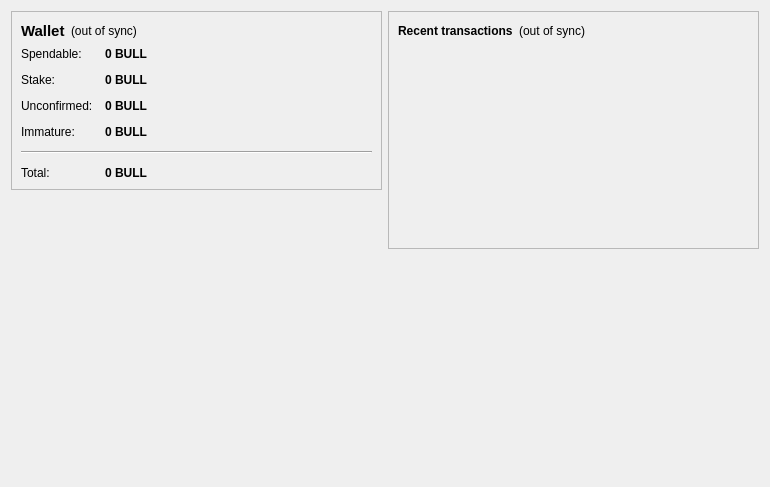
<?xml version="1.0" encoding="UTF-8"?>
<ui version="4.0">
 <class>OverviewPage</class>
 <widget class="QWidget" name="OverviewPage">
  <property name="geometry">
   <rect>
    <x>0</x>
    <y>0</y>
    <width>770</width>
    <height>487</height>
   </rect>
  </property>
  <property name="windowTitle">
   <string>Form</string>
  </property>
  <layout class="QHBoxLayout" name="horizontalLayout" stretch="1,1">
   <item>
    <layout class="QVBoxLayout" name="verticalLayout_2">
     <item>
      <widget class="QFrame" name="frame">
       <property name="frameShape">
        <enum>QFrame::StyledPanel</enum>
       </property>
       <property name="frameShadow">
        <enum>QFrame::Raised</enum>
       </property>
       <layout class="QVBoxLayout" name="verticalLayout_4">
        <item>
         <layout class="QHBoxLayout" name="horizontalLayout_4">
          <item>
           <widget class="QLabel" name="label_5">
            <property name="font">
             <font>
              <pointsize>11</pointsize>
              <weight>75</weight>
              <bold>true</bold>
             </font>
            </property>
            <property name="text">
             <string>Wallet</string>
            </property>
           </widget>
          </item>
          <item>
           <widget class="QLabel" name="labelWalletStatus">
            <property name="toolTip">
             <string>The displayed information may be out of date. Your wallet automatically synchronizes with the pitbull network after a connection is established, but this process has not completed yet.</string>
            </property>
            <property name="styleSheet">
             <string notr="true"/>
            </property>
            <property name="text">
             <string notr="true">(out of sync)</string>
            </property>
            <property name="alignment">
             <set>Qt::AlignLeading|Qt::AlignLeft|Qt::AlignVCenter</set>
            </property>
           </widget>
          </item>
          <item>
           <spacer name="horizontalSpacer_2">
            <property name="orientation">
             <enum>Qt::Horizontal</enum>
            </property>
            <property name="sizeHint" stdset="0">
             <size>
              <width>40</width>
              <height>20</height>
             </size>
            </property>
           </spacer>
          </item>
         </layout>
        </item>
        <item>
         <layout class="QFormLayout" name="formLayout_2">
          <property name="fieldGrowthPolicy">
           <enum>QFormLayout::AllNonFixedFieldsGrow</enum>
          </property>
          <property name="horizontalSpacing">
           <number>12</number>
          </property>
          <property name="verticalSpacing">
           <number>12</number>
          </property>
          <item row="0" column="0">
           <widget class="QLabel" name="label">
            <property name="text">
             <string>Spendable:</string>
            </property>
           </widget>
          </item>
          <item row="0" column="1">
           <widget class="QLabel" name="labelBalance">
            <property name="font">
             <font>
              <weight>75</weight>
              <bold>true</bold>
             </font>
            </property>
            <property name="cursor">
             <cursorShape>IBeamCursor</cursorShape>
            </property>
            <property name="toolTip">
             <string>Your current spendable balance</string>
            </property>
            <property name="text">
             <string notr="true">0 BULL</string>
            </property>
            <property name="textInteractionFlags">
             <set>Qt::LinksAccessibleByMouse|Qt::TextSelectableByKeyboard|Qt::TextSelectableByMouse</set>
            </property>
           </widget>
          </item>
          <item row="1" column="0">
           <widget class="QLabel" name="label_6">
            <property name="text">
             <string>Stake:</string>
            </property>
           </widget>
          </item>
          <item row="1" column="1">
           <widget class="QLabel" name="labelStake">
            <property name="font">
             <font>
              <weight>75</weight>
              <bold>true</bold>
             </font>
            </property>
            <property name="cursor">
             <cursorShape>IBeamCursor</cursorShape>
            </property>
            <property name="toolTip">
             <string>Total of coins that was staked, and do not yet count toward the current balance</string>
            </property>
            <property name="text">
             <string notr="true">0 BULL</string>
            </property>
            <property name="textInteractionFlags">
             <set>Qt::LinksAccessibleByMouse|Qt::TextSelectableByKeyboard|Qt::TextSelectableByMouse</set>
            </property>
           </widget>
          </item>
          <item row="2" column="0">
           <widget class="QLabel" name="label_3">
            <property name="text">
             <string>Unconfirmed:</string>
            </property>
           </widget>
          </item>
          <item row="2" column="1">
           <widget class="QLabel" name="labelUnconfirmed">
            <property name="font">
             <font>
              <weight>75</weight>
              <bold>true</bold>
             </font>
            </property>
            <property name="cursor">
             <cursorShape>IBeamCursor</cursorShape>
            </property>
            <property name="toolTip">
             <string>Total of transactions that have yet to be confirmed, and do not yet count toward the current balance</string>
            </property>
            <property name="text">
             <string notr="true">0 BULL</string>
            </property>
            <property name="textInteractionFlags">
             <set>Qt::LinksAccessibleByMouse|Qt::TextSelectableByKeyboard|Qt::TextSelectableByMouse</set>
            </property>
           </widget>
          </item>
          <item row="3" column="0">
           <widget class="QLabel" name="labelImmatureText">
            <property name="text">
             <string>Immature:</string>
            </property>
           </widget>
          </item>
          <item row="3" column="1">
           <widget class="QLabel" name="labelImmature">
            <property name="font">
             <font>
              <weight>75</weight>
              <bold>true</bold>
             </font>
            </property>
            <property name="toolTip">
             <string>Mined balance that has not yet matured</string>
            </property>
            <property name="text">
             <string notr="true">0 BULL</string>
            </property>
            <property name="textInteractionFlags">
             <set>Qt::LinksAccessibleByMouse|Qt::TextSelectableByKeyboard|Qt::TextSelectableByMouse</set>
            </property>
           </widget>
          </item>
          <item row="4" column="0" colspan="2">
           <widget class="Line" name="line">
            <property name="orientation">
             <enum>Qt::Horizontal</enum>
            </property>
           </widget>
          </item>
          <item row="5" column="0">
           <widget class="QLabel" name="labelTotalText">
            <property name="text">
             <string>Total:</string>
            </property>
           </widget>
          </item>
          <item row="5" column="1">
           <widget class="QLabel" name="labelTotal">
            <property name="font">
             <font>
              <weight>75</weight>
              <bold>true</bold>
             </font>
            </property>
            <property name="cursor">
             <cursorShape>IBeamCursor</cursorShape>
            </property>
            <property name="toolTip">
             <string>Your current total balance</string>
            </property>
            <property name="text">
             <string notr="true">0 BULL</string>
            </property>
            <property name="textInteractionFlags">
             <set>Qt::LinksAccessibleByMouse|Qt::TextSelectableByKeyboard|Qt::TextSelectableByMouse</set>
            </property>
           </widget>
          </item>
         </layout>
        </item>
       </layout>
      </widget>
     </item>
     <item>
      <spacer name="verticalSpacer">
       <property name="orientation">
        <enum>Qt::Vertical</enum>
       </property>
       <property name="sizeHint" stdset="0">
        <size>
         <width>20</width>
         <height>40</height>
        </size>
       </property>
      </spacer>
     </item>
     <item>
      <widget class="QLabel" name="label_2">
       <property name="autoFillBackground">
        <bool>true</bool>
       </property>
       <property name="text">
        <string/>
       </property>
       <property name="pixmap">
        <pixmap resource="../bitcoin.qrc">:/icons/mastbg</pixmap>
       </property>
       <property name="scaledContents">
        <bool>false</bool>
       </property>
       <property name="margin">
        <number>0</number>
       </property>
      </widget>
     </item>
    </layout>
   </item>
   <item>
    <layout class="QVBoxLayout" name="verticalLayout_3">
     <item>
      <widget class="QFrame" name="frame_2">
       <property name="frameShape">
        <enum>QFrame::StyledPanel</enum>
       </property>
       <property name="frameShadow">
        <enum>QFrame::Raised</enum>
       </property>
       <layout class="QVBoxLayout" name="verticalLayout">
        <item>
         <layout class="QHBoxLayout" name="horizontalLayout_2">
          <item>
           <widget class="QLabel" name="label_4">
            <property name="text">
             <string>&lt;b&gt;Recent transactions&lt;/b&gt;</string>
            </property>
           </widget>
          </item>
          <item>
           <widget class="QLabel" name="labelTransactionsStatus">
            <property name="toolTip">
             <string>The displayed information may be out of date. Your wallet automatically synchronizes with the pitbull network after a connection is established, but this process has not completed yet.</string>
            </property>
            <property name="styleSheet">
             <string notr="true"/>
            </property>
            <property name="text">
             <string notr="true">(out of sync)</string>
            </property>
            <property name="alignment">
             <set>Qt::AlignRight|Qt::AlignTrailing|Qt::AlignVCenter</set>
            </property>
           </widget>
          </item>
          <item>
           <spacer name="horizontalSpacer">
            <property name="orientation">
             <enum>Qt::Horizontal</enum>
            </property>
            <property name="sizeHint" stdset="0">
             <size>
              <width>40</width>
              <height>20</height>
             </size>
            </property>
           </spacer>
          </item>
         </layout>
        </item>
        <item>
         <widget class="QListView" name="listTransactions">
          <property name="styleSheet">
           <string notr="true">QListView { background: transparent; }</string>
          </property>
          <property name="frameShape">
           <enum>QFrame::NoFrame</enum>
          </property>
          <property name="verticalScrollBarPolicy">
           <enum>Qt::ScrollBarAlwaysOff</enum>
          </property>
          <property name="horizontalScrollBarPolicy">
           <enum>Qt::ScrollBarAlwaysOff</enum>
          </property>
          <property name="selectionMode">
           <enum>QAbstractItemView::NoSelection</enum>
          </property>
         </widget>
        </item>
       </layout>
      </widget>
     </item>
     <item>
      <spacer name="verticalSpacer_2">
       <property name="orientation">
        <enum>Qt::Vertical</enum>
       </property>
       <property name="sizeHint" stdset="0">
        <size>
         <width>20</width>
         <height>40</height>
        </size>
       </property>
      </spacer>
     </item>
    </layout>
   </item>
  </layout>
 </widget>
 <resources>
  <include location="../bitcoin.qrc"/>
 </resources>
 <connections/>
</ui>
